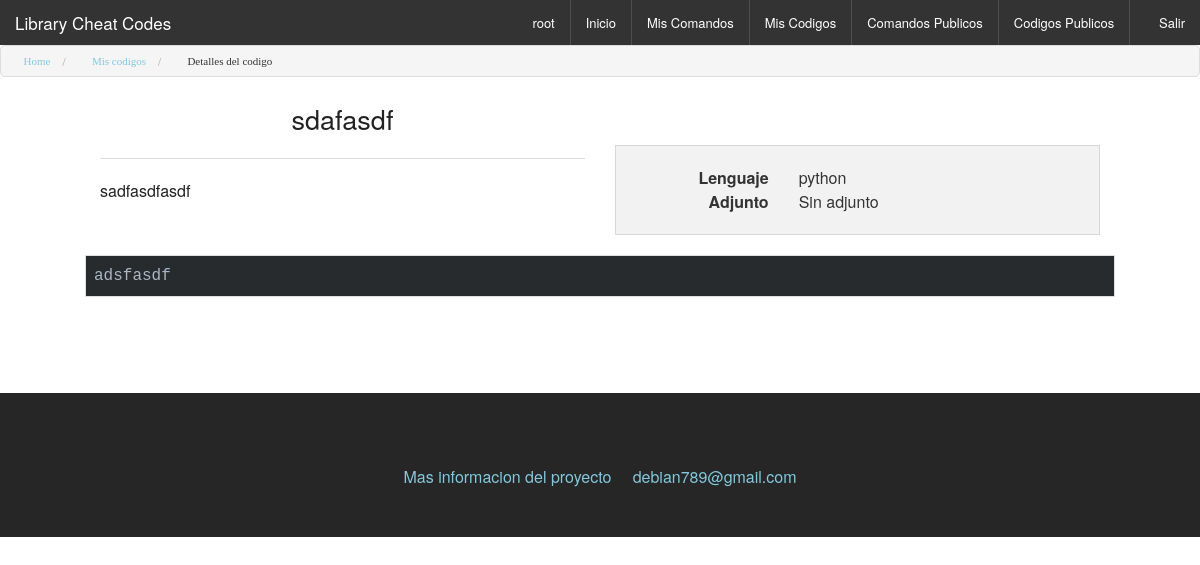
The page /codigo/detalles/3 (signed in) on the database its author committed.
### codigos/models.py (models this page shows, shortened)
class mdl_codigos(models.Model):
	titulo 		 = models.CharField(max_length=500)
	descripcion  = models.TextField(blank=True)
	links    	 = models.URLField(max_length=300,blank=True)
	lenguaje     = models.ForeignKey(mdl_lenguaje,blank=False)
	archivo      = models.FileField(upload_to='archivoCodigos/',null=True,blank=True)
	codigo 		 = models.TextField()
	usuario      = models.ForeignKey(User)
	favorito     = models.BooleanField(default=False,blank=False)
	fechaIngreso = models.DateField(auto_now = True)
	estado       = models.BooleanField(default = False)
	class Meta:
		verbose_name = ('Codigo')
		verbose_name_plural = ('Codigos')

### elementos_comunes/models.py (models this page shows)
class mdl_lenguaje(models.Model):
	nombre = models.CharField(max_length = 300)
	class Meta:
		verbose_name = ('Lenguaje')
		verbose_name_plural = ('Lenguajes')
	def __unicode__(self):
		return self.nombre

### codigos/views.py (the view)
# urls.py: url(r'^codigo/detalles/(?P<id_codigo>.*)$','view_codigo_simple',name='detalle_codigo'),
@login_required
def view_codigo_simple(request,id_codigo):
	usuario = User.objects.select_related().get(id=request.user.id)
	try:
		codigo = mdl_codigos.objects.select_related().filter(usuario=usuario).get(id=id_codigo)
	except mdl_codigos.DoesNotExist:
		return redirect('inicio')
	codigoFuente = '<pre  lang="'+ escape(codigo.lenguaje) +'"><code>' + escape(codigo.codigo) + '</code></pre>'
	contexto = {"codigo":codigo,"codigoFuente":codigoFuente}
	return render(request,"codigo_detalles.html",contexto)

### principal/context_processors.py (called while the page is built)
def googleAnalytics(request):
    try:
        data = GoogleAnalytics_mdl.objects.all()
    except GoogleAnalytics_mdl.DoesNotExist:
        return {'AU':'','siteWeb':''}
    return {'googleAnalytics':data}

def menu(request):
    menu = {'menu': [
        {'name': 'Inicio ', 'url':reverse('inicio_sesion')},
        {'name': 'Mis Comandos ', 'url':reverse('comandos')},
        {'name': 'Mis Codigos ', 'url': reverse('codigos')},
        {'name': 'Comandos Publicos ', 'url':reverse('comandos_publicos')},
        {'name': 'Codigos Publicos', 'url': reverse('codigos_publicos')},
    ]}
    for item in menu['menu']:
        if request.path == item['url']:
            item['active'] = True
    return menu

def menu_publico(request):
    menu = {'menu_publico': [
        {'name': 'Comandos ', 'url':reverse('comandos_publicos')},
        {'name': 'Codigos ', 'url': reverse('codigos_publicos')},
    ]}
    for item in menu['menu_publico']:
        if request.path == item['url']:
            item['active'] = True
    return menu

### codigos/templates/codigo_detalles.html (shortened to what this page needs)
{% extends "base.html" %}
{% block contenido %}
<ul class="breadcrumbs">
 	 <li><a href="{% url 'inicio' %} " class="icon-home3">Home</a></li>
	{% if user.is_authenticated %}
		<li class="">	<a href="{% url 'codigos' %}" class=" icon-embed2"> Mis codigos  </a>  </li>
	{% else %}
		<li class=""><a href="{% url 'codigos_publicos' %}" class=""> Comandos </a>  </li>
	{% endif %}
		<li class="current">	<a href="#" class="activado icon-embed2"> Detalles del codigo   </a>  </li>
</ul>
{% if codigo %}
<div class="row">
<div class="row">
	<div class="large-6 medium-6 column">
		<h3 class="text-center">{{ codigo.titulo}}</h3>
		<hr>
		<p>{{ codigo.descripcion }}</p>
	</div>
	<div class="large-6 medium-6 column">
<div class="large-12 text-center clearfix">
{% if user.is_authenticated %}
<div class="large-3 small-3 column">
			<a href="{% url 'agregar_codigo'%}"  class=" icon-file-empty lineaDerecha colorVerde opcionNuevo"  data-reveal-id="modalAdministracion" data-reveal  ></a>
</div>
<div class="large-3 small-3 column">
			<a href="{% url 'editar_codigo' codigo.id %}" class=" lineaDerecha icon-pencil2 colorNaranjaC opcionEditar" data-reveal-id="modalAdministracion" data-reveal></a>
</div>
<div class="large-3  small-3 column">
			<a href="{% url 'eliminar_codigo' codigo.id %}" class=" lineaDerecha  icon-bin2 colorRojo"></a>
</div>
<div class="large-3 small-3 column">
			<a href="{% url 'codigo_pdf' codigo.id %}" class="icon-newspaper colorRojo "></a>
 </div>
{% else %}
<div class="large-3 small-3 column">
			<a href="{% url 'codigo_pdf' codigo.id %}" class="icon-newspaper colorRojo "></a>
			</div>
{% endif %}
</div>
<br>
<div class="large-12 clearfix panel"  >
<div class="large-4 medium-4 column text-right"><strong>Lenguaje</strong> </div><div class="large-8 medium-8 column"> {{ codigo.lenguaje }}</div>
<div class="large-4 medium-4 column text-right"><strong>Adjunto</strong> </div><div class="large-8 medium-8 column">
		{% if codigo.archivo %}
				<span>
				<a href="{{MEDIA_URL}}/{{codigo.archivo}}" target="blank">
					<span class=" icon-download2 " ></span> Descargar
				</a>
				</span>
				{% else %}
				<span>Sin adjunto </span>
				{% endif %}
</div>
</div>
	</div>
</div>
<div class="row">
	<div class="large-12">
{{ codigoFuente |safe}}
	</div>
</div>
</div>
<br>
<br>
<br>
<br>
{% endif%}
{% endblock %}

### templates/base.html (shortened to what this page needs)
{% load static from staticfiles %}
<!doctype html>
<html lang="es">
<head>
	<link rel="stylesheet" href="{% static "foundation/css/foundation.min.css"%}"/>
	<link rel="stylesheet" href="{% static "icomoon/style.css"%}"/>
	<link rel="stylesheet" href="{% static "highlight/styles/androidstudio.css"  %}">
</head>
<body>
	<header>
		<nav class="top-bar" data-topbar="">
			<ul class="title-area">
 				<li class="name"><h1><a href="{% url 'inicio' %}">Library Cheat Codes</a></h1></li>
			</ul>
			<section class="top-bar-section">
 				<ul class="right">
					{% if user.is_authenticated %}
						<li><a href=""> <span class="icon-user"></span> {{ user}} </a></li>
					{% endif %}
					{% include 'menu.html'%}
					{% if user.is_authenticated %}
						<li><a href="{% url 'salir' %}" ><span class="icon-exit"></span> Salir</a></li>
					{% endif %}
				</ul>
			</section>
		</nav>
	</header>
	<section class="contenido">
		{% block contenido%}{% endblock%}
	</section>
	<footer style="background:#262626;" class="text-center">
		<br>
		<br>
		<br>
		<a href="https://github.com/debian789/librarycheatcodes" target="_black">Mas informacion del proyecto <span class=" icon-github3"></span> <span> debian789@gmail.com</span></a>
		<br>
		<br>
		<br>
	</footer>
</body>
</html>

### principal/static/icomoon/style.css (style rules this page uses)
[class^="icon-"], [class*=" icon-"] { font-family: 'icomoon'; speak: none; font-style: normal; font-weight: normal; font-variant: normal; text-transform: none; line-height: 1; -webkit-font-smoothing: antialiased; -moz-osx-font-smoothing: grayscale; }
.icon-home3:before { content: "\e902"; }
.icon-newspaper:before { content: "\e904"; }
.icon-pencil2:before { content: "\e906"; }
.icon-file-empty:before { content: "\e924"; }
.icon-user:before { content: "\e971"; }
.icon-bin2:before { content: "\e9ad"; }
.icon-exit:before { content: "\ea14"; }
.icon-embed2:before { content: "\ea80"; }
.icon-github3:before { content: "\eab3"; }

### principal/static/highlight/styles/androidstudio.css (style rules this page uses)
.hljs { color: #a9b7c6; background: #282b2e; display: block; overflow-x: auto; padding: 0.5em; -webkit-text-size-adjust: none; }

### rows shown on the page
mdl_codigos: titulo "sdafasdf", descripcion "sadfasdfasdf", lenguaje "python"

### other values the page prints
{{ user }} "root"
{{ item.name }} "Inicio" "Mis Comandos" "Mis Codigos" "Comandos Publicos" "Codigos Publicos"
